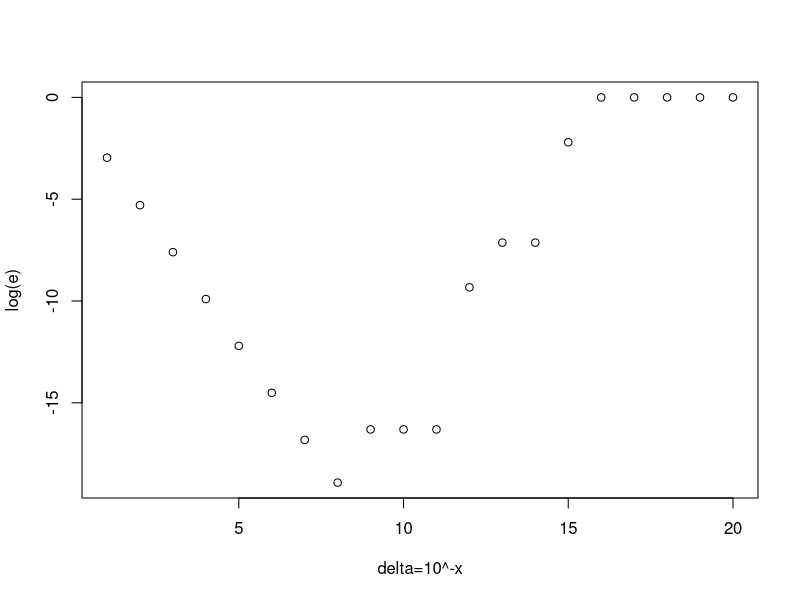
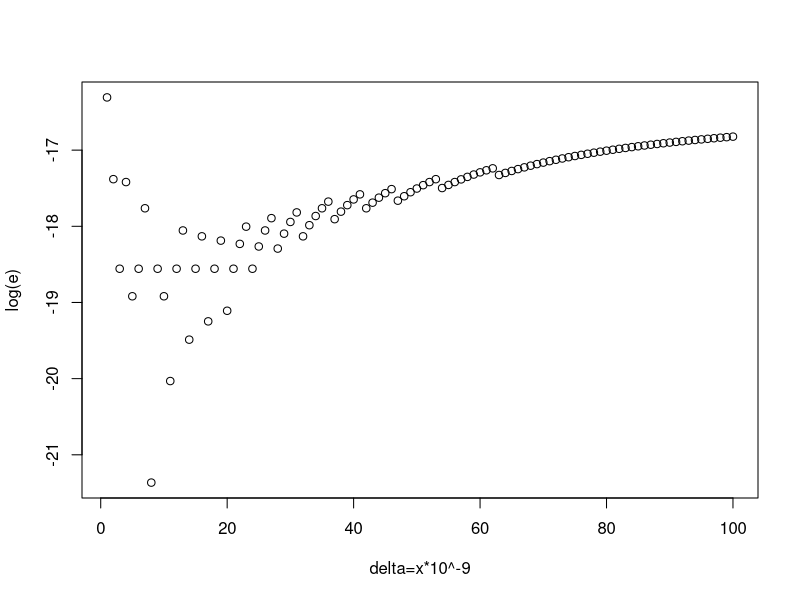
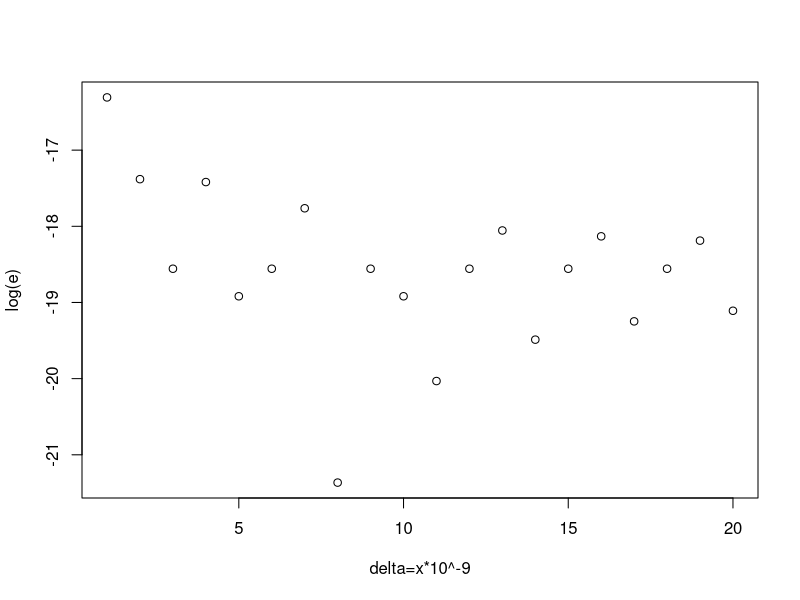
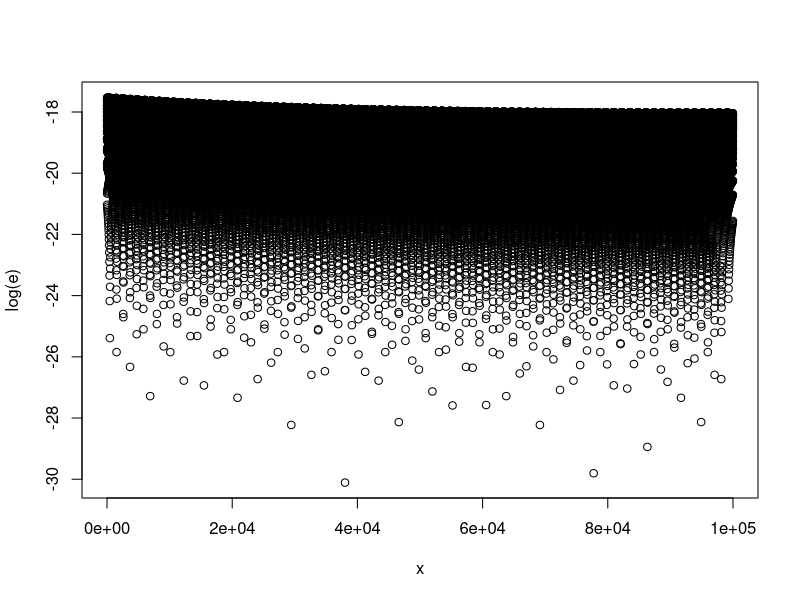
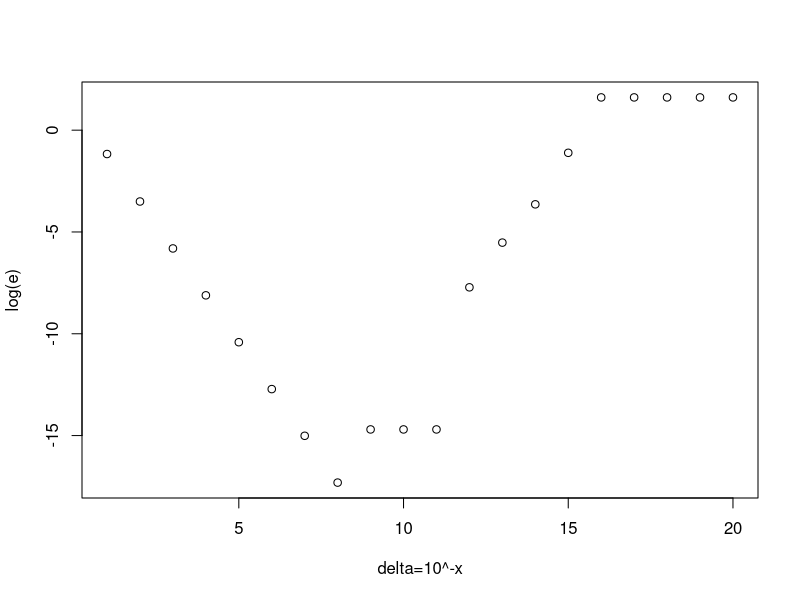
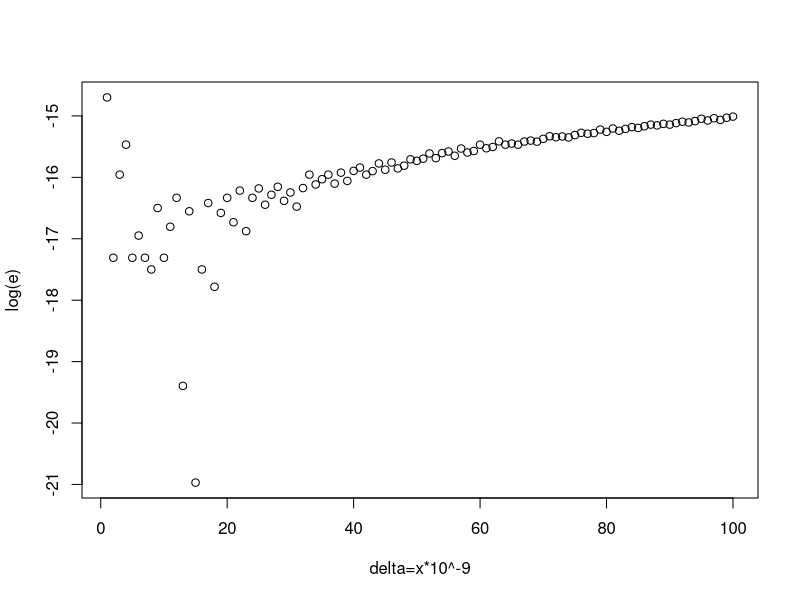
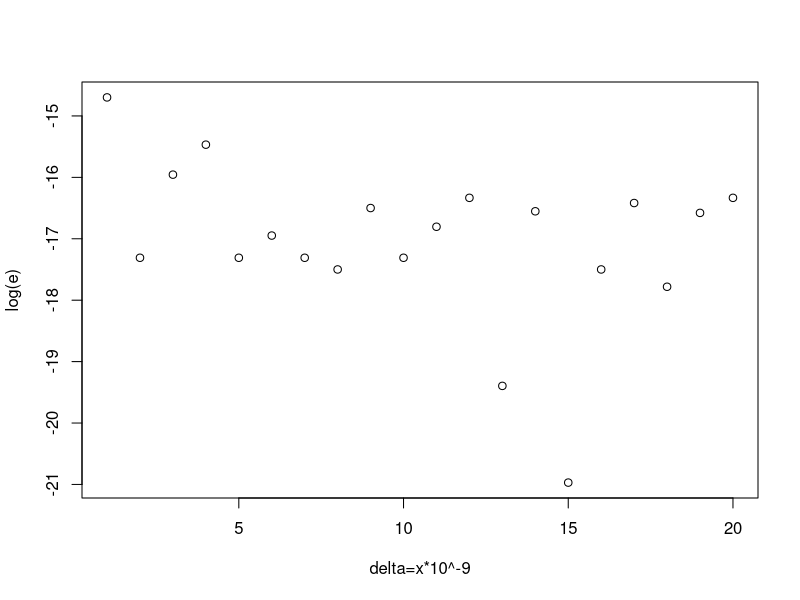
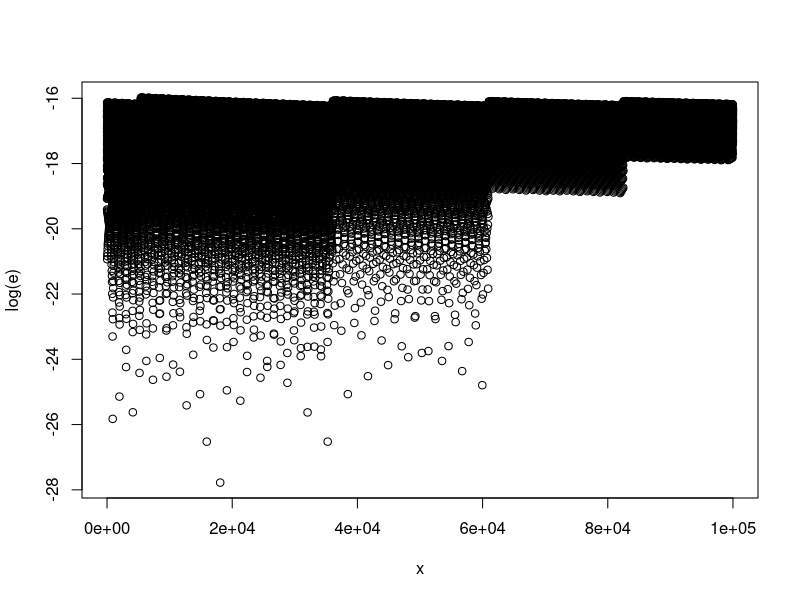

Reproduce these figures in R, in order.
## ---- chunk 1
library(tidyverse)
## ---- chunk 2
D<-function(f,delta=.001) {
  fun=function(x){
  (f(x+delta)-f(x))/delta
  }
  return(fun)
}
## ---- chunk 3
f = function(x) {exp(x)}

df=D(f,delta = 10^-(1:20))
e=abs(df(0)-1)
x=c(1:20)
plot(x,log(e), xlab = "delta=10^-x")

df=D(f,delta = ((1:100)*10^-9))
e=abs(df(0)-1)
x=c(1:100)
plot(x,log(e), xlab = "delta=x*10^-9")

e=abs(df(0)[1:20]-1)
x=c(1:20)
plot(x,log(e), xlab = "delta=x*10^-9")
## ---- chunk 4
f = function(x) {exp(x)}

df=D(f,delta = (.5+((1:100000)/100000))*10^-8)
e=abs(df(0)-1)
x=c(1:100000)
plot(x,log(e))
df1 = data.frame("delta"=c((.5+((1:100000)/100000))*10^-8), "e"=e)
## ---- chunk 5
df1 %>% 
  arrange(e) %>% 
  head()
## ---- chunk 6
f = function(x) {x^3+2*x}

df=D(f,delta = 10^-(1:20))
e=abs(df(1)-5)
x=c(1:20)
plot(x,log(e), xlab = "delta=10^-x")

df=D(f,delta = ((1:100)*10^-9))
e=abs(df(1)-5)
x=c(1:100)
plot(x,log(e), xlab = "delta=x*10^-9")

e=abs(df(1)[1:20]-5)
x=c(1:20)
plot(x,log(e), xlab = "delta=x*10^-9")
## ---- chunk 7
f = function(x) {x^3+2*x}
df=D(f,delta = (1+((1:100000)/100000))*10^-8)
e=abs(df(1)-5)
x=c(1:100000)
plot(x,log(e))
df2 = data.frame("delta"=c((1+((1:100000)/100000))*10^-8), "e"=e)
## ---- chunk 8
df2 %>% 
  arrange(e) %>% 
  head()
## ---- chunk 9
f = function(x) {x^2}

df=D(f,delta = 10^-(1:20))
e=abs(df(1)-2)
x=c(1:20)
plot(x,log(e), xlab = "delta=10^-x")

df=D(f,delta = ((1:100)*10^-9))
e=abs(df(1)-2)
x=c(1:100)
plot(x,log(e), xlab = "delta=x*10^-9")

e=abs(df(1)[1:20]-2)
x=c(1:20)
plot(x,log(e), xlab = "delta=x*10^-9")
## ---- chunk 10
f = function(x) {x^2}

df=D(f,delta = (.5+((1:100000)/100000))*10^-8)
e=abs(df(1)-2)
x=c(1:100000)
plot(x,log(e))
df3 = data.frame("delta"=c((.5+((1:100000)/100000))*10^-8), "e"=e)
## ---- chunk 11
df3 %>% 
  arrange(e) %>% 
  head()
## ---- chunk 12
f = function(x) {sin(x)}

df=D(f,delta = 10^-(1:20))
e=abs(df(pi)+1)
x=c(1:20)
plot(x,log(e), xlab = "delta=10^-x")

df=D(f,delta = ((1:100)*10^-6))
e=abs(df(pi)+1)
x=c(1:100)
plot(x,log(e), xlab = "delta=x*10^-6")

e=abs(df(pi)+1)[1:20]
x=c(1:20)
plot(x,log(e), xlab = "delta=x*10^-6")
## ---- chunk 13
f = function(x) {sin(x)}

df=D(f,delta = (.5+((1:100000)/100000))*10^-5)
e=abs(df(1)-2)
x=c(1:100000)
plot(x,log(e))
df4 = data.frame("delta"=c((.5+((1:100000)/100000))*10^-5), "e"=e)
## ---- chunk 14
df4 %>% 
  arrange(e) %>% 
  head()
## ---- chunk 15


